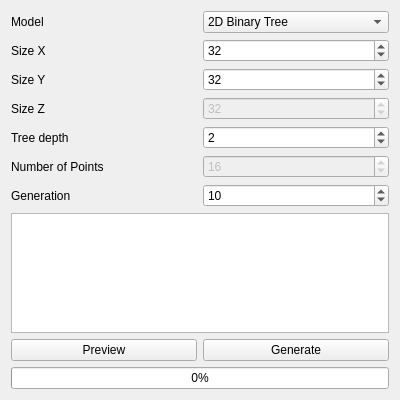
<?xml version="1.0" encoding="UTF-8"?>
<ui version="4.0">
 <class>MainWindow</class>
 <widget class="QMainWindow" name="MainWindow">
  <property name="geometry">
   <rect>
    <x>0</x>
    <y>0</y>
    <width>400</width>
    <height>400</height>
   </rect>
  </property>
  <property name="windowTitle">
   <string>Chainsaw</string>
  </property>
  <widget class="QWidget" name="centralWidget">
   <layout class="QGridLayout" name="gridLayout">
    <item row="1" column="1">
     <widget class="QSpinBox" name="spinBox_size_x">
      <property name="minimum">
       <number>1</number>
      </property>
      <property name="maximum">
       <number>4096</number>
      </property>
      <property name="value">
       <number>32</number>
      </property>
     </widget>
    </item>
    <item row="8" column="1">
     <widget class="QPushButton" name="pushButton_generate">
      <property name="text">
       <string>Generate</string>
      </property>
     </widget>
    </item>
    <item row="8" column="0">
     <widget class="QPushButton" name="pushButton_preview">
      <property name="text">
       <string>Preview</string>
      </property>
     </widget>
    </item>
    <item row="4" column="1">
     <widget class="QSpinBox" name="spinBox_depth">
      <property name="minimum">
       <number>0</number>
      </property>
      <property name="maximum">
       <number>64</number>
      </property>
      <property name="value">
       <number>2</number>
      </property>
     </widget>
    </item>
    <item row="1" column="0">
     <widget class="QLabel" name="label_size_x">
      <property name="text">
       <string>Size X</string>
      </property>
     </widget>
    </item>
    <item row="4" column="0">
     <widget class="QLabel" name="label_depth">
      <property name="text">
       <string>Tree depth</string>
      </property>
     </widget>
    </item>
    <item row="6" column="1">
     <widget class="QSpinBox" name="spinBox_gen">
      <property name="minimum">
       <number>1</number>
      </property>
      <property name="maximum">
       <number>1000000000</number>
      </property>
      <property name="value">
       <number>10</number>
      </property>
     </widget>
    </item>
    <item row="6" column="0">
     <widget class="QLabel" name="label_gen">
      <property name="text">
       <string>Generation</string>
      </property>
     </widget>
    </item>
    <item row="9" column="0" colspan="2">
     <widget class="QProgressBar" name="progressBar">
      <property name="value">
       <number>0</number>
      </property>
     </widget>
    </item>
    <item row="0" column="1">
     <widget class="QComboBox" name="comboBox_model">
      <item>
       <property name="text">
        <string>2D Binary Tree</string>
       </property>
      </item>
      <item>
       <property name="text">
        <string>2D Minimum Spanning Tree</string>
       </property>
      </item>
     </widget>
    </item>
    <item row="2" column="0">
     <widget class="QLabel" name="label_size_y">
      <property name="text">
       <string>Size Y</string>
      </property>
     </widget>
    </item>
    <item row="0" column="0">
     <widget class="QLabel" name="label_model">
      <property name="text">
       <string>Model</string>
      </property>
     </widget>
    </item>
    <item row="3" column="0">
     <widget class="QLabel" name="label_size_z">
      <property name="text">
       <string>Size Z</string>
      </property>
     </widget>
    </item>
    <item row="2" column="1">
     <widget class="QSpinBox" name="spinBox_size_y">
      <property name="minimum">
       <number>1</number>
      </property>
      <property name="maximum">
       <number>4096</number>
      </property>
      <property name="value">
       <number>32</number>
      </property>
     </widget>
    </item>
    <item row="3" column="1">
     <widget class="QSpinBox" name="spinBox_size_z">
      <property name="enabled">
       <bool>false</bool>
      </property>
      <property name="minimum">
       <number>1</number>
      </property>
      <property name="maximum">
       <number>4096</number>
      </property>
      <property name="value">
       <number>32</number>
      </property>
     </widget>
    </item>
    <item row="5" column="0">
     <widget class="QLabel" name="label_number_point">
      <property name="text">
       <string>Number of Points</string>
      </property>
     </widget>
    </item>
    <item row="5" column="1">
     <widget class="QSpinBox" name="spinBox_number_point">
      <property name="enabled">
       <bool>false</bool>
      </property>
      <property name="minimum">
       <number>1</number>
      </property>
      <property name="maximum">
       <number>4096</number>
      </property>
      <property name="value">
       <number>16</number>
      </property>
     </widget>
    </item>
    <item row="7" column="0" colspan="2">
     <widget class="QGraphicsView" name="graphicsView"/>
    </item>
   </layout>
  </widget>
 </widget>
 <layoutdefault spacing="6" margin="11"/>
 <tabstops>
  <tabstop>comboBox_model</tabstop>
  <tabstop>spinBox_size_x</tabstop>
  <tabstop>spinBox_size_y</tabstop>
  <tabstop>spinBox_size_z</tabstop>
  <tabstop>spinBox_depth</tabstop>
  <tabstop>spinBox_number_point</tabstop>
  <tabstop>spinBox_gen</tabstop>
  <tabstop>pushButton_preview</tabstop>
  <tabstop>pushButton_generate</tabstop>
  <tabstop>graphicsView</tabstop>
 </tabstops>
 <resources/>
 <connections/>
</ui>
